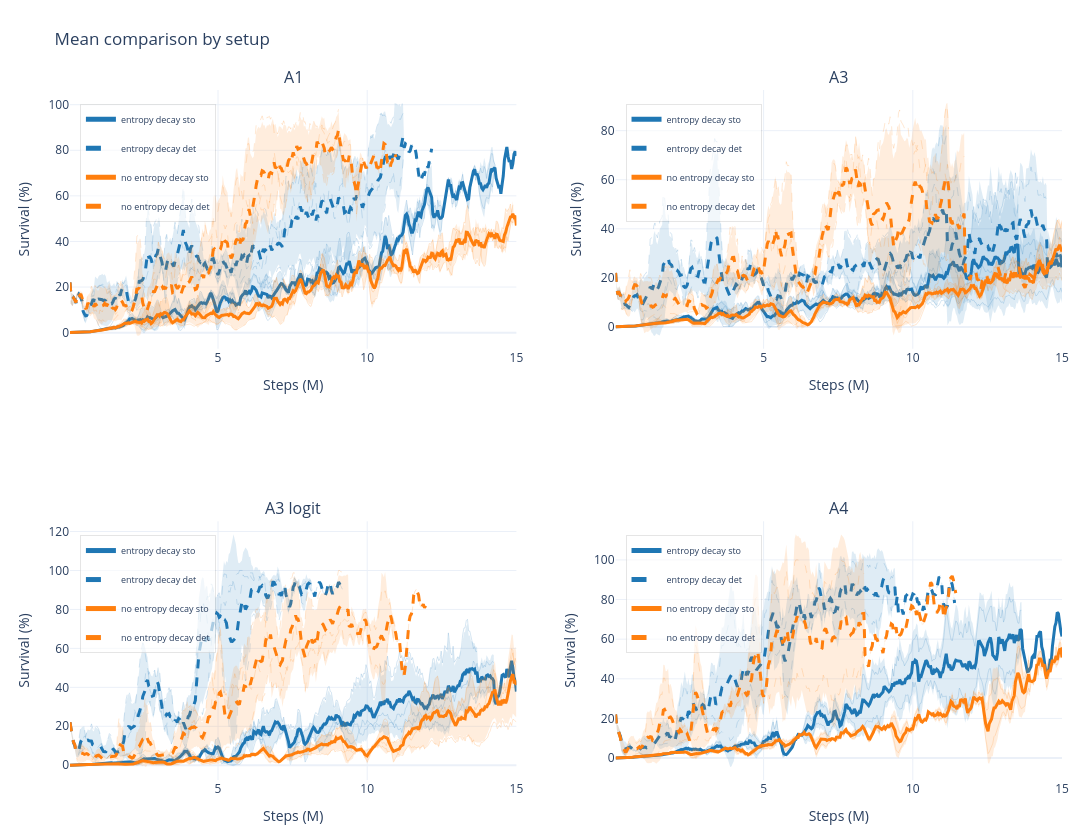

The notebook cell this image was saved under:
### Code cell
# Generic averaged curves in subplots.
# Pass exact prefixes when a setup does not follow the same naming pattern.
mean_groups = {
    "A1": mean_curves_from_prefixes(
        "noval20_mlp_a1_entropy_decay",
        "noval20_mlp_a1_no_entropy_decay",
    ),
    "A3": mean_curves_from_prefixes(
        "noval20_mlp_a3_entropy_decay",
        "noval20_mlp_a3_no_entropy_decay",
    ),
    "A3 logit": mean_curves_from_prefixes(
        "noval20_mlp_a3_logit_decay",
        "noval20_mlp_a3_logit_no_entropy_decay",
    ),
    "A4": mean_curves_from_prefixes(
        "noval20_mlp_a4_entropy_decay",
        "noval20_mlp_a4_no_entropy_decay",
        seeds=(1, 2),
    ),
}

plot_run_mean_groups(
    mean_groups,
    split="test",
    smooth=5,
    title="Mean comparison by setup",
    ncols=2,
    show_members = True,
)
